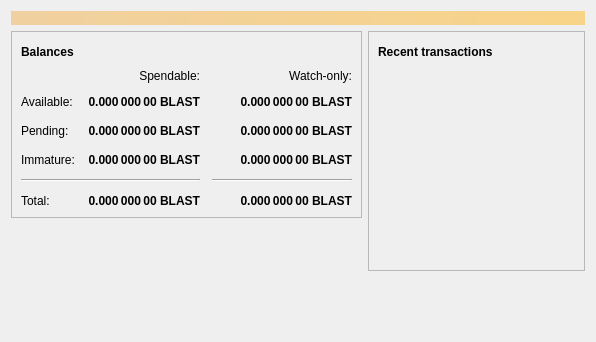
<?xml version="1.0" encoding="UTF-8"?>
<ui version="4.0">
 <class>OverviewPage</class>
 <widget class="QWidget" name="OverviewPage">
  <property name="geometry">
   <rect>
    <x>0</x>
    <y>0</y>
    <width>596</width>
    <height>342</height>
   </rect>
  </property>
  <property name="windowTitle">
   <string>Form</string>
  </property>
  <layout class="QVBoxLayout" name="topLayout">
   <item>
    <widget class="QLabel" name="labelAlerts">
     <property name="visible">
      <bool>false</bool>
     </property>
     <property name="styleSheet">
      <string notr="true">QLabel { background-color: qlineargradient(x1: 0, y1: 0, x2: 1, y2: 0, stop:0 #F0D0A0, stop:1 #F8D488); color:#000000; }</string>
     </property>
     <property name="wordWrap">
      <bool>true</bool>
     </property>
     <property name="margin">
      <number>3</number>
     </property>
     <property name="textInteractionFlags">
      <set>Qt::TextSelectableByMouse</set>
     </property>
    </widget>
   </item>
   <item>
    <layout class="QHBoxLayout" name="horizontalLayout" stretch="1,1">
     <item>
      <layout class="QVBoxLayout" name="verticalLayout_2">
       <item>
        <widget class="QFrame" name="frame">
         <property name="frameShape">
          <enum>QFrame::StyledPanel</enum>
         </property>
         <property name="frameShadow">
          <enum>QFrame::Raised</enum>
         </property>
         <layout class="QVBoxLayout" name="verticalLayout_4">
          <item>
           <layout class="QHBoxLayout" name="horizontalLayout_4">
            <item>
             <widget class="QLabel" name="label_5">
              <property name="font">
               <font>
                <weight>75</weight>
                <bold>true</bold>
               </font>
              </property>
              <property name="text">
               <string>Balances</string>
              </property>
             </widget>
            </item>
            <item>
             <widget class="QPushButton" name="labelWalletStatus">
              <property name="enabled">
               <bool>false</bool>
              </property>
              <property name="maximumSize">
               <size>
                <width>30</width>
                <height>16777215</height>
               </size>
              </property>
              <property name="toolTip">
               <string>The displayed information may be out of date. Your wallet automatically synchronizes with the BLAST network after a connection is established, but this process has not completed yet.</string>
              </property>
              <property name="text">
               <string/>
              </property>
              <property name="icon">
               <iconset resource="../bitcoin.qrc">
                <normaloff>:/icons/warning</normaloff>
                <disabledoff>:/icons/warning</disabledoff>:/icons/warning</iconset>
              </property>
              <property name="iconSize">
               <size>
                <width>24</width>
                <height>24</height>
               </size>
              </property>
              <property name="flat">
               <bool>true</bool>
              </property>
             </widget>
            </item>
            <item>
             <spacer name="horizontalSpacer_3">
              <property name="orientation">
               <enum>Qt::Horizontal</enum>
              </property>
              <property name="sizeHint" stdset="0">
               <size>
                <width>40</width>
                <height>20</height>
               </size>
              </property>
             </spacer>
            </item>
           </layout>
          </item>
          <item>
           <layout class="QGridLayout" name="gridLayout">
            <property name="spacing">
             <number>12</number>
            </property>
            <item row="2" column="2">
             <widget class="QLabel" name="labelWatchPending">
              <property name="font">
               <font>
                <weight>75</weight>
                <bold>true</bold>
               </font>
              </property>
              <property name="cursor">
               <cursorShape>IBeamCursor</cursorShape>
              </property>
              <property name="toolTip">
               <string>Unconfirmed transactions to watch-only addresses</string>
              </property>
              <property name="text">
               <string notr="true">0.000 000 00 BLAST</string>
              </property>
              <property name="alignment">
               <set>Qt::AlignRight|Qt::AlignTrailing|Qt::AlignVCenter</set>
              </property>
              <property name="textInteractionFlags">
               <set>Qt::LinksAccessibleByMouse|Qt::TextSelectableByKeyboard|Qt::TextSelectableByMouse</set>
              </property>
             </widget>
            </item>
            <item row="2" column="1">
             <widget class="QLabel" name="labelUnconfirmed">
              <property name="font">
               <font>
                <weight>75</weight>
                <bold>true</bold>
               </font>
              </property>
              <property name="cursor">
               <cursorShape>IBeamCursor</cursorShape>
              </property>
              <property name="toolTip">
               <string>Total of transactions that have yet to be confirmed, and do not yet count toward the spendable balance</string>
              </property>
              <property name="text">
               <string notr="true">0.000 000 00 BLAST</string>
              </property>
              <property name="alignment">
               <set>Qt::AlignRight|Qt::AlignTrailing|Qt::AlignVCenter</set>
              </property>
              <property name="textInteractionFlags">
               <set>Qt::LinksAccessibleByMouse|Qt::TextSelectableByKeyboard|Qt::TextSelectableByMouse</set>
              </property>
             </widget>
            </item>
            <item row="3" column="2">
             <widget class="QLabel" name="labelWatchImmature">
              <property name="font">
               <font>
                <weight>75</weight>
                <bold>true</bold>
               </font>
              </property>
              <property name="cursor">
               <cursorShape>IBeamCursor</cursorShape>
              </property>
              <property name="toolTip">
               <string>Mined balance in watch-only addresses that has not yet matured</string>
              </property>
              <property name="text">
               <string notr="true">0.000 000 00 BLAST</string>
              </property>
              <property name="alignment">
               <set>Qt::AlignRight|Qt::AlignTrailing|Qt::AlignVCenter</set>
              </property>
              <property name="textInteractionFlags">
               <set>Qt::LinksAccessibleByMouse|Qt::TextSelectableByKeyboard|Qt::TextSelectableByMouse</set>
              </property>
             </widget>
            </item>
            <item row="4" column="0" colspan="2">
             <widget class="Line" name="line">
              <property name="orientation">
               <enum>Qt::Horizontal</enum>
              </property>
             </widget>
            </item>
            <item row="4" column="2">
             <widget class="Line" name="lineWatchBalance">
              <property name="sizePolicy">
               <sizepolicy hsizetype="Preferred" vsizetype="Fixed">
                <horstretch>0</horstretch>
                <verstretch>0</verstretch>
               </sizepolicy>
              </property>
              <property name="minimumSize">
               <size>
                <width>140</width>
                <height>0</height>
               </size>
              </property>
              <property name="orientation">
               <enum>Qt::Horizontal</enum>
              </property>
             </widget>
            </item>
            <item row="5" column="0">
             <widget class="QLabel" name="labelTotalText">
              <property name="text">
               <string>Total:</string>
              </property>
             </widget>
            </item>
            <item row="3" column="1">
             <widget class="QLabel" name="labelImmature">
              <property name="font">
               <font>
                <weight>75</weight>
                <bold>true</bold>
               </font>
              </property>
              <property name="cursor">
               <cursorShape>IBeamCursor</cursorShape>
              </property>
              <property name="toolTip">
               <string>Mined balance that has not yet matured</string>
              </property>
              <property name="text">
               <string notr="true">0.000 000 00 BLAST</string>
              </property>
              <property name="alignment">
               <set>Qt::AlignRight|Qt::AlignTrailing|Qt::AlignVCenter</set>
              </property>
              <property name="textInteractionFlags">
               <set>Qt::LinksAccessibleByMouse|Qt::TextSelectableByKeyboard|Qt::TextSelectableByMouse</set>
              </property>
             </widget>
            </item>
            <item row="2" column="3">
             <spacer name="horizontalSpacer_2">
              <property name="orientation">
               <enum>Qt::Horizontal</enum>
              </property>
              <property name="sizeHint" stdset="0">
               <size>
                <width>40</width>
                <height>20</height>
               </size>
              </property>
             </spacer>
            </item>
            <item row="3" column="0">
             <widget class="QLabel" name="labelImmatureText">
              <property name="text">
               <string>Immature:</string>
              </property>
             </widget>
            </item>
            <item row="5" column="1">
             <widget class="QLabel" name="labelTotal">
              <property name="font">
               <font>
                <weight>75</weight>
                <bold>true</bold>
               </font>
              </property>
              <property name="cursor">
               <cursorShape>IBeamCursor</cursorShape>
              </property>
              <property name="toolTip">
               <string>Your current total balance</string>
              </property>
              <property name="text">
               <string notr="true">0.000 000 00 BLAST</string>
              </property>
              <property name="alignment">
               <set>Qt::AlignRight|Qt::AlignTrailing|Qt::AlignVCenter</set>
              </property>
              <property name="textInteractionFlags">
               <set>Qt::LinksAccessibleByMouse|Qt::TextSelectableByKeyboard|Qt::TextSelectableByMouse</set>
              </property>
             </widget>
            </item>
            <item row="5" column="2">
             <widget class="QLabel" name="labelWatchTotal">
              <property name="font">
               <font>
                <weight>75</weight>
                <bold>true</bold>
               </font>
              </property>
              <property name="cursor">
               <cursorShape>IBeamCursor</cursorShape>
              </property>
              <property name="toolTip">
               <string>Current total balance in watch-only addresses</string>
              </property>
              <property name="text">
               <string notr="true">0.000 000 00 BLAST</string>
              </property>
              <property name="alignment">
               <set>Qt::AlignRight|Qt::AlignTrailing|Qt::AlignVCenter</set>
              </property>
              <property name="textInteractionFlags">
               <set>Qt::LinksAccessibleByMouse|Qt::TextSelectableByKeyboard|Qt::TextSelectableByMouse</set>
              </property>
             </widget>
            </item>
            <item row="0" column="2">
             <widget class="QLabel" name="labelWatchonly">
              <property name="text">
               <string>Watch-only:</string>
              </property>
              <property name="alignment">
               <set>Qt::AlignRight|Qt::AlignTrailing|Qt::AlignVCenter</set>
              </property>
             </widget>
            </item>
            <item row="1" column="0">
             <widget class="QLabel" name="labelBalanceText">
              <property name="text">
               <string>Available:</string>
              </property>
             </widget>
            </item>
            <item row="1" column="1">
             <widget class="QLabel" name="labelBalance">
              <property name="font">
               <font>
                <weight>75</weight>
                <bold>true</bold>
               </font>
              </property>
              <property name="cursor">
               <cursorShape>IBeamCursor</cursorShape>
              </property>
              <property name="toolTip">
               <string>Your current spendable balance</string>
              </property>
              <property name="text">
               <string notr="true">0.000 000 00 BLAST</string>
              </property>
              <property name="alignment">
               <set>Qt::AlignRight|Qt::AlignTrailing|Qt::AlignVCenter</set>
              </property>
              <property name="textInteractionFlags">
               <set>Qt::LinksAccessibleByMouse|Qt::TextSelectableByKeyboard|Qt::TextSelectableByMouse</set>
              </property>
             </widget>
            </item>
            <item row="1" column="2">
             <widget class="QLabel" name="labelWatchAvailable">
              <property name="font">
               <font>
                <weight>75</weight>
                <bold>true</bold>
               </font>
              </property>
              <property name="cursor">
               <cursorShape>IBeamCursor</cursorShape>
              </property>
              <property name="toolTip">
               <string>Your current balance in watch-only addresses</string>
              </property>
              <property name="text">
               <string notr="true">0.000 000 00 BLAST</string>
              </property>
              <property name="alignment">
               <set>Qt::AlignRight|Qt::AlignTrailing|Qt::AlignVCenter</set>
              </property>
              <property name="textInteractionFlags">
               <set>Qt::LinksAccessibleByMouse|Qt::TextSelectableByKeyboard|Qt::TextSelectableByMouse</set>
              </property>
             </widget>
            </item>
            <item row="2" column="0">
             <widget class="QLabel" name="labelPendingText">
              <property name="text">
               <string>Pending:</string>
              </property>
             </widget>
            </item>
            <item row="0" column="1">
             <widget class="QLabel" name="labelSpendable">
              <property name="text">
               <string>Spendable:</string>
              </property>
              <property name="alignment">
               <set>Qt::AlignRight|Qt::AlignTrailing|Qt::AlignVCenter</set>
              </property>
             </widget>
            </item>
           </layout>
          </item>
         </layout>
        </widget>
       </item>
       <item>
        <spacer name="verticalSpacer">
         <property name="orientation">
          <enum>Qt::Vertical</enum>
         </property>
         <property name="sizeHint" stdset="0">
          <size>
           <width>20</width>
           <height>40</height>
          </size>
         </property>
        </spacer>
       </item>
      </layout>
     </item>
     <item>
      <layout class="QVBoxLayout" name="verticalLayout_3">
       <item>
        <widget class="QFrame" name="frame_2">
         <property name="frameShape">
          <enum>QFrame::StyledPanel</enum>
         </property>
         <property name="frameShadow">
          <enum>QFrame::Raised</enum>
         </property>
         <layout class="QVBoxLayout" name="verticalLayout">
          <item>
           <layout class="QHBoxLayout" name="horizontalLayout_2">
            <item>
             <widget class="QLabel" name="label_4">
              <property name="font">
               <font>
                <weight>75</weight>
                <bold>true</bold>
               </font>
              </property>
              <property name="text">
               <string>Recent transactions</string>
              </property>
             </widget>
            </item>
            <item>
             <widget class="QPushButton" name="labelTransactionsStatus">
              <property name="enabled">
               <bool>false</bool>
              </property>
              <property name="maximumSize">
               <size>
                <width>30</width>
                <height>16777215</height>
               </size>
              </property>
              <property name="toolTip">
               <string>The displayed information may be out of date. Your wallet automatically synchronizes with the BLAST network after a connection is established, but this process has not completed yet.</string>
              </property>
              <property name="text">
               <string/>
              </property>
              <property name="icon">
               <iconset resource="../bitcoin.qrc">
                <normaloff>:/icons/warning</normaloff>
                <disabledoff>:/icons/warning</disabledoff>:/icons/warning</iconset>
              </property>
              <property name="iconSize">
               <size>
                <width>24</width>
                <height>24</height>
               </size>
              </property>
              <property name="flat">
               <bool>true</bool>
              </property>
             </widget>
            </item>
            <item>
             <spacer name="horizontalSpacer">
              <property name="orientation">
               <enum>Qt::Horizontal</enum>
              </property>
              <property name="sizeHint" stdset="0">
               <size>
                <width>40</width>
                <height>20</height>
               </size>
              </property>
             </spacer>
            </item>
           </layout>
          </item>
          <item>
           <widget class="QListView" name="listTransactions">
            <property name="styleSheet">
             <string notr="true">QListView { background: transparent; }</string>
            </property>
            <property name="frameShape">
             <enum>QFrame::NoFrame</enum>
            </property>
            <property name="verticalScrollBarPolicy">
             <enum>Qt::ScrollBarAlwaysOff</enum>
            </property>
            <property name="horizontalScrollBarPolicy">
             <enum>Qt::ScrollBarAlwaysOff</enum>
            </property>
            <property name="selectionMode">
             <enum>QAbstractItemView::NoSelection</enum>
            </property>
           </widget>
          </item>
         </layout>
        </widget>
       </item>
       <item>
        <spacer name="verticalSpacer_2">
         <property name="orientation">
          <enum>Qt::Vertical</enum>
         </property>
         <property name="sizeHint" stdset="0">
          <size>
           <width>20</width>
           <height>40</height>
          </size>
         </property>
        </spacer>
       </item>
      </layout>
     </item>
    </layout>
   </item>
  </layout>
 </widget>
 <resources/>
 <connections/>
</ui>
